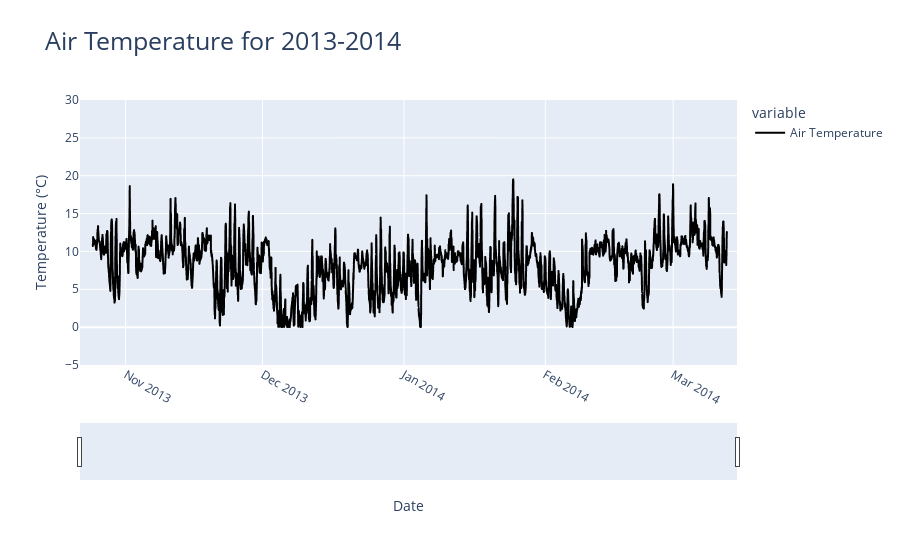

Notebook source saved alongside this figure:
### Code cell
import pandas as pd
import scipy.io as sio
import numpy as np
import datetime
import plotly.express as px
from plotly.subplots import make_subplots
import plotly.graph_objects as go
import re

def Array_To_DataFrame(matDF, varName) :
    npArray = np.array([])
    for i in range (matDF[varName].shape[0]) :
        npArray = np.concatenate((npArray, matDF[varName][i].flatten()))
    return npArray
def matFile_To_DF(matFile) :
    tempDF = sio.loadmat(matFile)
    matDataMidFiltered = {dictKey:dictValue for dictKey, dictValue in tempDF.items() if dictKey[0] != '_'}
    matMidDF = pd.DataFrame({dictKey: np.array(dictValue).flatten() for dictKey, dictValue in matDataMidFiltered.items()})
    return matMidDF

matWeather = sio.loadmat('wx_2013_2014.mat')
origin = np.datetime64('0000-01-01', 'D') - np.timedelta64(1, 'D')
matWeatherFiltered = {dictKey:dictValue for dictKey, dictValue in matWeather.items() if dictKey[0] != '_'}
matWeatherDF = pd.DataFrame({dictKey: np.array(dictValue).flatten() for dictKey, dictValue in matWeatherFiltered.items()})
tmsWeather = matWeatherDF['dnwx'] * np.timedelta64(1, 'D') + origin
tmsAirTemp = matWeatherDF['t']
matWeatherDF = matWeatherDF.sort_values(['dnwx'], ascending = [True])

weatherDF = pd.DataFrame({'DN' : tmsWeather, 'AirTemp' : tmsAirTemp})
weatherDF.to_csv('weather_2013_2014_processed.csv', index=False)

tempFigLabels = ['Air Temperature']
tempfig = px.line(x = weatherDF['DN'], y = [weatherDF["AirTemp"]], color_discrete_sequence= ["black"], title = "Air Temperature")
for idx in range(len(tempFigLabels)):
    tempfig.data[idx].name = tempFigLabels[idx]
    tempfig.data[idx].hovertemplate = 'variable=' + tempFigLabels[idx] + '<br>x=%{x}<br>value=%{y}<extra></extra>'
    tempfig.data[idx].legendgroup = tempFigLabels[idx]

tempfig.update_layout(title=dict(text= "Air Temperature for 2013-2014", font=dict(size=25)))
tempfig.update_xaxes(tickangle=30)
tempfig.update_yaxes(range = (-5,30))
tempfig.update_xaxes(rangeslider_visible=True)
tempfig.update_xaxes(range = [pd.Timestamp('2013-10-22'),pd.Timestamp('2014-03-15')])
tempfig.update_layout(xaxis_title="Date", yaxis_title="Temperature (°C)")
tempfig.show()

### Figure 1 — Plotly figure (JSON) as saved in the notebook; plotly's stock layout.template omitted (floating-point values rounded to 4 significant figures; data arrays with more than 128 entries replaced by an {"elided": "..."} marker saying what was removed)
{"data": [{"hovertemplate": "variable=Air Temperature<br>x=%{x}<br>value=%{y}<extra></extra>", "legendgroup": "Air Temperature", "line": {"color": "black", "dash": "solid"}, "marker": {"symbol": "circle"}, "mode": "lines", "name": "Air Temperature", "showlegend": true, "type": "scattergl", "x": {"elided": "20013 str values"}, "xaxis": "x", "y": {"elided": "20013 float values"}, "yaxis": "y"}], "layout": {"legend": {"title": {"text": "variable"}, "tracegroupgap": 0}, "title": {"font": {"size": 25}, "text": "Air Temperature for 2013-2014"}, "xaxis": {"anchor": "y", "domain": [0, 1], "range": ["2013-10-22T00:00:00", "2014-03-15T00:00:00"], "rangeslider": {"visible": true}, "tickangle": 30, "title": {"text": "Date"}}, "yaxis": {"anchor": "x", "domain": [0, 1], "range": [-5, 30], "title": {"text": "Temperature (°C)"}}}}
